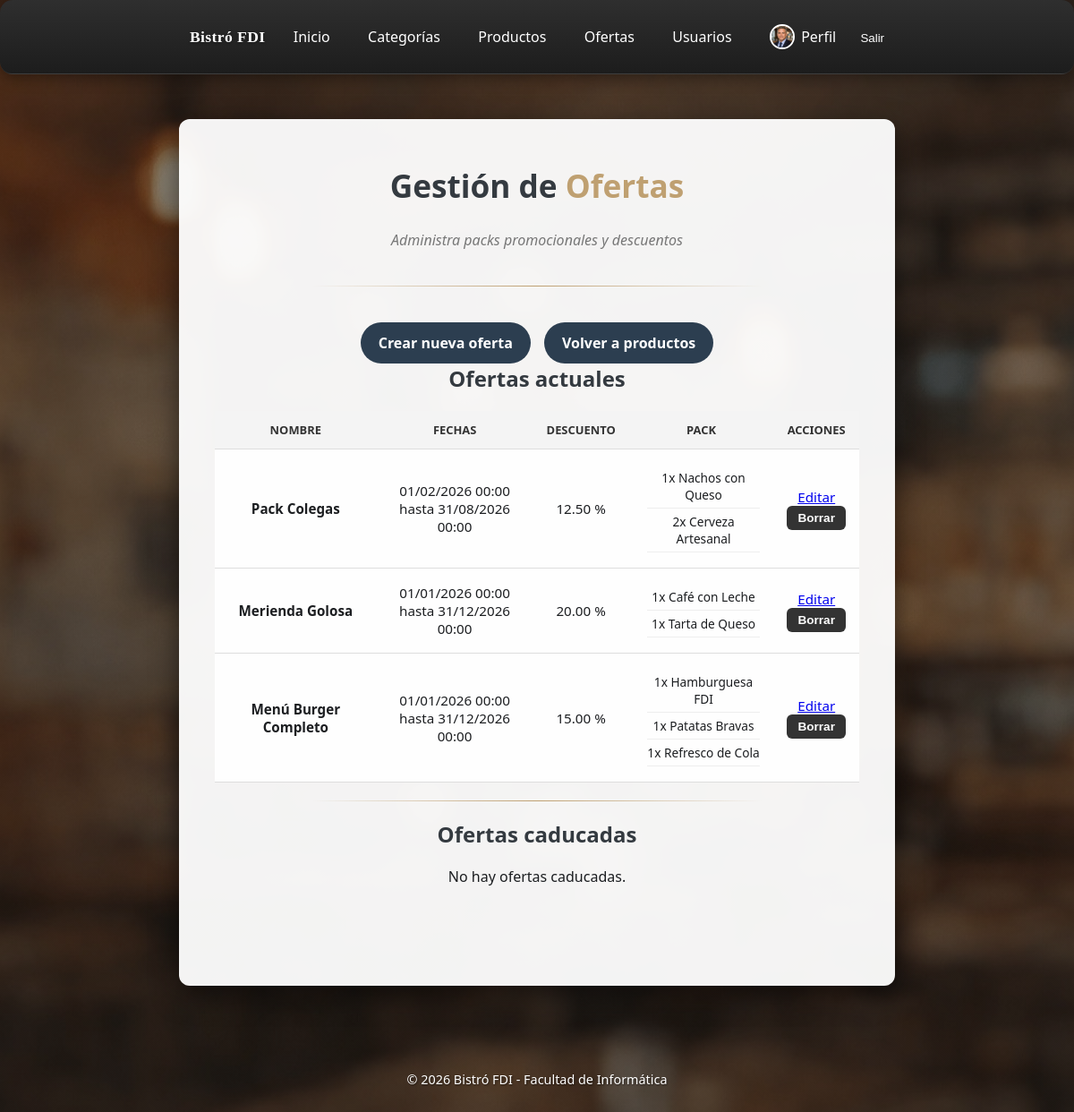
The app's page /includes/vistas/admin/gestion_ofertas.php (signed in) with its own data.
### tables this page shows
CREATE TABLE ofertas (
    id INT AUTO_INCREMENT PRIMARY KEY,
    nombre VARCHAR(150) NOT NULL,
    descripcion TEXT DEFAULT NULL,
    descuento_porcentaje DECIMAL(5,2) NOT NULL DEFAULT 0.00,
    fecha_inicio DATE DEFAULT NULL,
    fecha_fin DATE DEFAULT NULL,
    activa TINYINT(1) NOT NULL DEFAULT 1,

    INDEX idx_ofertas_activa (activa),
    INDEX idx_ofertas_fechas (fecha_inicio, fecha_fin)
);

CREATE TABLE ofertas_productos (
    id INT AUTO_INCREMENT PRIMARY KEY,
    oferta_id INT NOT NULL,
    producto_id INT NOT NULL,
    cantidad INT NOT NULL DEFAULT 1,

    CONSTRAINT fk_ofertas_productos_oferta
        FOREIGN KEY (oferta_id) REFERENCES ofertas(id)
        ON UPDATE CASCADE
        ON DELETE CASCADE,

    CONSTRAINT fk_ofertas_productos_producto
        FOREIGN KEY (producto_id) REFERENCES productos(id)
        ON UPDATE CASCADE
        ON DELETE RESTRICT,

    UNIQUE KEY uk_oferta_producto (oferta_id, producto_id),
    INDEX idx_ofertas_productos_oferta (oferta_id),
    INDEX idx_ofertas_productos_producto (producto_id)
);

CREATE TABLE productos (
    id INT AUTO_INCREMENT PRIMARY KEY,
    id_categoria INT NOT NULL,
    nombre VARCHAR(150) NOT NULL,
    descripcion TEXT DEFAULT NULL,
    precio_base DECIMAL(10,2) NOT NULL DEFAULT 0.00,
    stock INT NOT NULL DEFAULT 0,
    imagen VARCHAR(255) DEFAULT NULL,
    iva DECIMAL(5,2) NOT NULL DEFAULT 10.00,
    ofertado TINYINT(1) NOT NULL DEFAULT 0,
    requiere_cocina TINYINT(1) NOT NULL DEFAULT 1,
    disponible TINYINT(1) NOT NULL DEFAULT 1,

    CONSTRAINT fk_productos_categoria
        FOREIGN KEY (id_categoria) REFERENCES categorias(id)
        ON UPDATE CASCADE
        ON DELETE RESTRICT,

    INDEX idx_productos_categoria (id_categoria),
    INDEX idx_productos_disponible (disponible),
    INDEX idx_productos_ofertado (ofertado)
);

### includes/negocio/OfertasController.php (called while the page is built, shortened)
<?php
require_once __DIR__ . "/OfertasServiceApp.php";
require_once __DIR__ . "/OfertasDTO.php";
class OfertasController
{
    private static ?OfertasController $instancia = null;
    private OfertasServiceApp $ofertaService;
    private function __construct(?mysqli $db = null)
    {
        $this->ofertaService = new OfertasServiceApp($db);
    }
    public static function getInstance(?mysqli $db = null): OfertasController
    {
        if (self::$instancia === null) {
            self::$instancia = new OfertasController($db);
        }
        return self::$instancia;
    }
    public function listarOfertas(): array
    {
        return $this->ofertaService->listarOfertas();
    }
}
?>

### includes/negocio/OfertasServiceApp.php (called while the page is built, shortened)
<?php
require_once __DIR__ . '/../core/config.php';
require_once __DIR__ . '/../integracion/OfertasDAO.php';
require_once __DIR__ . '/../integracion/ProductoDAO.php';
require_once __DIR__ . '/../negocio/OfertasDTO.php';
class OfertasServiceApp
{
    private OfertaDAO $ofertasDAO;
    public function __construct(?mysqli $db = null)
    {
        $db = $db ?? Application::getInstance()->conexionBd();
        $this->ofertasDAO = new OfertaDAO($db);
    }
    public function listarOfertas(): array
    {
        return $this->ofertasDAO->listarOfertas();
    }
}
?>

### includes/integracion/OfertasDAO.php (called while the page is built, shortened)
<?php
require_once __DIR__ . '/../negocio/OfertasDTO.php';
class OfertaDAO
{
    private mysqli $db;
    public function __construct(mysqli $db)
    {
        $this->db = $db;
    }
    public function listarOfertas(): array
    {
        $sql = "SELECT id, nombre, descripcion, fecha_inicio, fecha_fin, descuento_porcentaje
                FROM ofertas
                WHERE activa = 1
                ORDER BY fecha_inicio DESC, id DESC";
        $stmt = $this->db->prepare($sql);
        $stmt->execute();
        $result = $stmt->get_result();
        $ofertas = [];
        while ($row = $result->fetch_assoc()) {
            $oferta = $this->mapearOferta($row);
            $oferta->setProductos($this->obtenerProductosDeOferta((int) $row['id']));
            $ofertas[] = $oferta;
        }
        return $ofertas;
    }
    public function obtenerProductosDeOferta(int $idOferta): array
    {
        $sql = "SELECT
                    op.producto_id,
                    op.cantidad,
                    p.nombre,
                    p.precio_base,
                    p.precio_base AS precio,
                    p.iva
                FROM ofertas_productos op
                INNER JOIN productos p ON op.producto_id = p.id
                WHERE op.oferta_id = ?
                ORDER BY op.id ASC";
        $stmt = $this->db->prepare($sql);
        $stmt->bind_param('i', $idOferta);
        $stmt->execute();
        $result = $stmt->get_result();
        $productos = [];
        while ($row = $result->fetch_assoc()) {
            $productos[] = [
                'producto_id' => (int) $row['producto_id'],
                'cantidad' => (int) $row['cantidad'],
                'nombre' => (string) $row['nombre'],
                'precio_base' => (float) $row['precio_base'],
                'precio' => (float) $row['precio'],
                'iva' => (float) $row['iva'],
            ];
        }
        return $productos;
    }
    private function mapearOferta(array $row): OfertaDTO
    {
        $oferta = new OfertaDTO();
        $oferta->setId((int) $row['id']);
        $oferta->setNombre((string) $row['nombre']);
        $oferta->setDescripcion((string) ($row['descripcion'] ?? ''));
        $oferta->setFechaInicio((string) $row['fecha_inicio']);
        $oferta->setFechaFin((string) $row['fecha_fin']);
        $oferta->setDescuentoPorcentaje((float) $row['descuento_porcentaje']);
        $oferta->setProductos([]);
        return $oferta;
    }
}

### includes/negocio/OfertasDTO.php (called while the page is built, shortened)
<?php
	class OfertaDTO {
		private $id;
		private $nombre;
		private $fecha_inicio;
		private $fecha_fin;
		private $descuento_porcentaje;
		private $productos;
		public function __construct() {
        $this->productos = [];
    }
		public function getId() { return $this->id; }
		public function getNombre() { return $this->nombre; }
		public function getFechaInicio() { return $this->fecha_inicio; }
		public function getFechaFin() { return $this->fecha_fin; }
		public function getDescuentoPorcentaje() { return $this->descuento_porcentaje; }
		public function getProductos() { return $this->productos; }
		public function setId($id) { $this->id = $id; }
		public function setNombre($nombre) { $this->nombre = $nombre; }
		public function setFechaInicio($fecha_inicio) { $this->fecha_inicio = $fecha_inicio; }
		public function setFechaFin($fecha_fin) { $this->fecha_fin = $fecha_fin; }
		public function setDescuentoPorcentaje($descuento_porcentaje) { $this->descuento_porcentaje = $descuento_porcentaje; }
		public function setProductos($productos) { $this->productos = $productos; }
	}
?>

### includes/vistas/admin/gestion_ofertas.php (the view, shortened to what this page needs)
<?php
require_once __DIR__ . '/../../negocio/OfertasController.php';
$db = Application::getInstance()->conexionBd();
$ofertasController = OfertasController::getInstance($db);
$ofertas = $ofertasController->listarOfertas();
$ahora = time();
$ofertasActuales = [];
$ofertasCaducadas = [];
foreach ($ofertas as $oferta) {
    $fechaFin = $oferta->getFechaFin();
    $timestampFin = strtotime($fechaFin);
    if ($timestampFin !== false && $timestampFin < $ahora) {
        $ofertasCaducadas[] = $oferta;
    } else {
        $ofertasActuales[] = $oferta;
    }
}
?>
<div class="main-bienvenida">
    <section class="tarjeta-presentacion tarjeta-ancha">
        <h1>Gestión de <span>Ofertas</span></h1>
        <p class="lema">Administra packs promocionales y descuentos</p>
        <div class="divisor"></div>
        <div class="contenedor-botones-index">
            <a href="<?= BASE_URL ?>/includes/vistas/admin/crear_oferta.php" class="btn-login">Crear nueva oferta</a>
            <a href="<?= BASE_URL ?>/includes/vistas/admin/gestion_productos.php" class="btn-admin">Volver a productos</a>
        </div>
        <div class="mensaje-sesion">
            <h2>Ofertas actuales</h2>
            <?php if (empty($ofertasActuales)): ?>
                <p>No hay ofertas actuales.</p>
            <?php else: ?>
                <table class="tabla-pedidos tabla-sala-movil">
                    <thead>
                        <tr>
                            <th>Nombre</th>
                            <th>Fechas</th>
                            <th>Descuento</th>
                            <th>Pack</th>
                            <th>Acciones</th>
                        </tr>
                    </thead>
                    <tbody>
                        <?php foreach ($ofertasActuales as $oferta): ?>
                            <?php
                               	$id = $oferta->getId();
                                $nombre = $oferta->getNombre();
                                $fechaInicio = $oferta->getFechaInicio();
                                $fechaFin = $oferta->getFechaFin();
                                $descuento = $oferta->getDescuentoPorcentaje();
                                $productosOferta = $oferta->getProductos();
                            ?>
                            <tr>
                                <td data-label="Nombre">
                                    <strong><?= htmlspecialchars($nombre, ENT_QUOTES, 'UTF-8') ?></strong>
                                </td>
                                <td data-label="Fechas">
                                   	<?= htmlspecialchars(date('d/m/Y H:i', strtotime($fechaInicio)), ENT_QUOTES, 'UTF-8') ?><br>
    								<span>hasta <?= htmlspecialchars(date('d/m/Y H:i', strtotime($fechaFin)), ENT_QUOTES, 'UTF-8') ?></span>
                                </td>
                                <td data-label="Descuento">
                                    <?= number_format($descuento, 2) ?> %
                                </td>
                                <td data-label="Pack">
                                    <?php if (empty($productosOferta)): ?>
                                        <span>Sin productos</span>
                                    <?php else: ?>
                                        <ul class="ul-progreso">
                                            <?php foreach ($productosOferta as $producto): ?>
                                                <li class="li-progreso">
                                                    <?= (int) ($producto['cantidad'] ?? 0) ?>x
                                                    <?= htmlspecialchars((string) ($producto['nombre'] ?? ''), ENT_QUOTES, 'UTF-8') ?>
                                                </li>
                                            <?php endforeach; ?>
                                        </ul>
                                    <?php endif; ?>
                                </td>
                                <td data-label="Acciones">
                                    <a href="<?= BASE_URL ?>/includes/vistas/admin/editar_oferta.php?id=<?= urlencode((string) $id) ?>">Editar</a>
                                    <br>
                                    <form action="<?= BASE_URL ?>/includes/acciones/ofertas/borrar_oferta.php" method="POST" class="form-actualizar-estado">
                                        <button type="submit" class="btn-accion btn-peligro">Borrar</button>
                                    </form>
                                </td>
                            </tr>
                        <?php endforeach; ?>
                    </tbody>
                </table>
            <?php endif; ?>
            <div class="divisor"></div>
            <h2>Ofertas caducadas</h2>
            <?php if (empty($ofertasCaducadas)): ?>
                <p>No hay ofertas caducadas.</p>
            <?php endif; ?>
        </div>
    </section>
</div>
<?php
require_once __DIR__ . '/../partials/plantilla.php';

### records on screen
ofertas: nombre "Pack Colegas", fecha_inicio "01/02/2026 00:00", fecha_fin "31/08/2026 00:00", descuento_porcentaje "12.50"
ofertas_productos: cantidad "1", producto.nombre "Nachos con Queso"
ofertas_productos: cantidad "2", producto.nombre "Cerveza Artesanal"
ofertas: nombre "Merienda Golosa", fecha_inicio "01/01/2026 00:00", fecha_fin "31/12/2026 00:00", descuento_porcentaje "20.00"
ofertas_productos: cantidad "1", producto.nombre "Café con Leche"
ofertas_productos: cantidad "1", producto.nombre "Tarta de Queso"
ofertas: nombre "Menú Burger Completo", fecha_inicio "01/01/2026 00:00", fecha_fin "31/12/2026 00:00", descuento_porcentaje "15.00"
ofertas_productos: cantidad "1", producto.nombre "Hamburguesa FDI"
ofertas_productos: cantidad "1", producto.nombre "Patatas Bravas"
ofertas_productos: cantidad "1", producto.nombre "Refresco de Cola"
